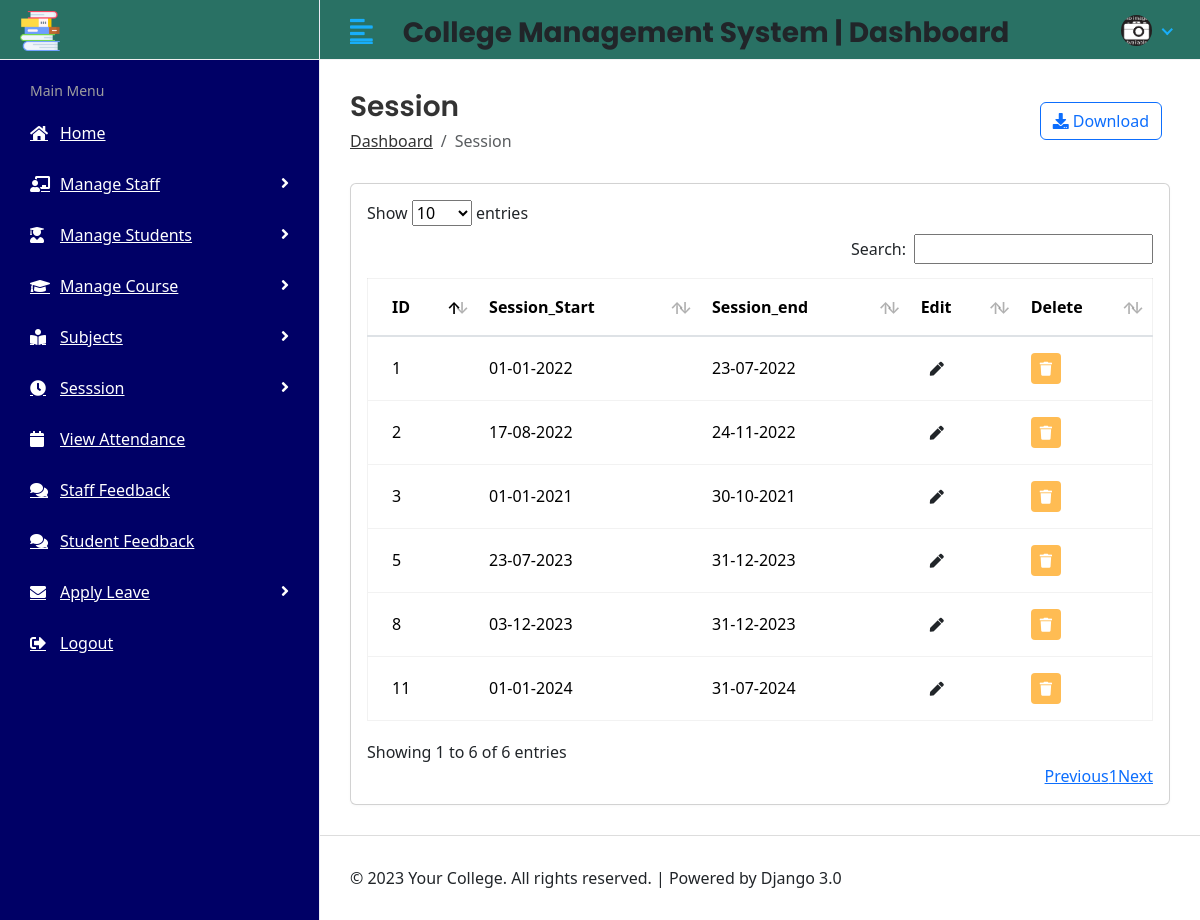
Page /hod_home/view_session/ (signed in) on the committed database.
### student_management_app/models.py (models this page shows, shortened)
class SessionYear(models.Model):
    session_start =  models.DateField()
    session_end =  models.DateField()

### student_management/Hod_views.py (the view)
# urls.py: path('hod_home/view_session/', Hod_views.view_session, name='View_Session'),
@login_required(login_url='/')
def view_session(request):
     session = SessionYear.objects.all()
     context = {
          "session" : session
     }
     return render(request,"Hod_module/view_session.html",context)

### templates/Hod_module/view_session.html (shortened to what this page needs)
{% extends 'base.html' %}
{% block content %}
<div class="content container-fluid">
    <div class="page-header">
       <div class="row align-items-center">
          <div class="col">
             <h3 class="page-title">Session</h3>
             <ul class="breadcrumb">
                <li class="breadcrumb-item"><a href="{% url 'hod_home'  %}">Dashboard</a></li>
                <li class="breadcrumb-item active">Session</li>
             </ul>
          </div>
          <div class="col-auto text-right float-right ml-auto">
             <a href="#" class="btn btn-outline-primary mr-2"><i class="fas fa-download"></i> Download</a>
          </div>
       </div>
    </div>
    <div class="row">
       <div class="col-sm-12">
          <div class="card card-table">
             <div class="card-body">
                <div class="table-responsive">
                   <table  id="table_id" class="table table-hover table-center mb-0">
                      <thead>
                         <tr>
                            <th>ID</th>
                            <th>Session_Start</th>
                            <th>Session_end</th>
                            <th>Edit</th>
                            <th>Delete</th>
                         </tr>
                      </thead>
                      <tbody>
                        {% for std in session %}
                         <tr>
                            <td>{{std.id}}</td>
                            <td>{{ std.session_start|date:'d-m-Y' }}</td>
                            <td>{{ std.session_end|date:'d-m-Y' }}</td>
                            <td >
                                  <a href="{% url 'Edit_Session' std.id %}" class="btn btn-sm bg-success-light ">
                                  <i class="fas fa-pen"></i>
                                  </a>
                                </td>
                                <td>
                                  <a href="{% url 'Delete_Session' std.id %}"  class="btn btn-sm bg-danger-light">
                                  <i class="fas fa-trash"></i>
                                  </a>
                            </td>
                         </tr>
                         {% endfor %}
                      </tbody>
                   </table>
                </div>
             </div>
          </div>
       </div>
    </div>
 </div>
{% endblock %}

### static/assets/css/style.css (style rules this page uses)
html { height: 100%; }
body { background-color: #fff; color: #ffffff; font-family: 'Poppins', sans-serif; font-size: 1rem; height: 100%; line-height: 1.5; overflow-x: hidden; }
h1, h2, h3, h4, h5, h6 { font-family: 'Poppins', sans-serif; margin-top: 0; }
a { color: #009ce7; }
input, button, a { transition: all 0.4s ease; -moz-transition: all 0.4s ease; -o-transition: all 0.4s ease; -ms-transition: all 0.4s ease; -webkit-transition: all 0.4s ease; }
ul, ol { padding: 0px; list-style: none; }
.table { color: #333; max-width: 100%; margin-bottom: 0; width: 100%; }
.table.dataTable { border-collapse: collapse !important; border: 1px solid rgba(0, 0, 0, 0.05); }
.table thead tr th { font-weight: 600; }
.table tbody tr { border-bottom: 1px solid rgba(0, 0, 0, 0.05); }
.table.table-center td, .table.table-center th { vertical-align: middle; }
.card-table .card-body .table > thead > tr > th { border-top: 0; }
.card-table .card-body .table tr td:first-child, .card-table .card-body .table tr th:first-child { padding-left: 1.5rem; }
.card-table .card-body .table tr td:last-child, .card-table .card-body .table tr th:last-child { padding-right: 1.5rem; }
.card-table .table td, .card-table .table th { border-top: 1px solid #e2e5e8; padding: 1rem 0.75rem; white-space: nowrap; }
.btn-outline-primary { color: #FFBC53; border-color: #FFBC53; }
.card { border: 1px solid #ececf5; box-shadow: 0 1px 3px 0 rgba(0, 0, 0, 0.03); margin-bottom: 1.875rem; }
.card-body { padding: 1.5rem; }
.bg-danger-light { background-color:#FFBC53 !important; color:#fff !important; }
.bg-success-light { background-color: #18aefa; color: #fff; }
.page-wrapper > .content { padding: 1.875rem 1.875rem 0; }
.page-header { margin-bottom: 1.875rem; }
.page-header .breadcrumb { background-color: transparent; color: #6c757d; font-size: 1rem; font-weight: 500; margin-bottom: 0; padding: 0; }
.page-header .breadcrumb a { color: #333; }
.page-title { font-size: 28px; font-weight: 600; color: #333; margin-bottom: 5px; }

### rows in the picture
SessionYear: id "1", session_start "01-01-2022", session_end "23-07-2022"
SessionYear: id "2", session_start "17-08-2022", session_end "24-11-2022"
SessionYear: id "3", session_start "01-01-2021", session_end "30-10-2021"
SessionYear: id "5", session_start "23-07-2023", session_end "31-12-2023"
SessionYear: id "8", session_start "03-12-2023", session_end "31-12-2023"
SessionYear: id "11", session_start "01-01-2024", session_end "31-07-2024"
